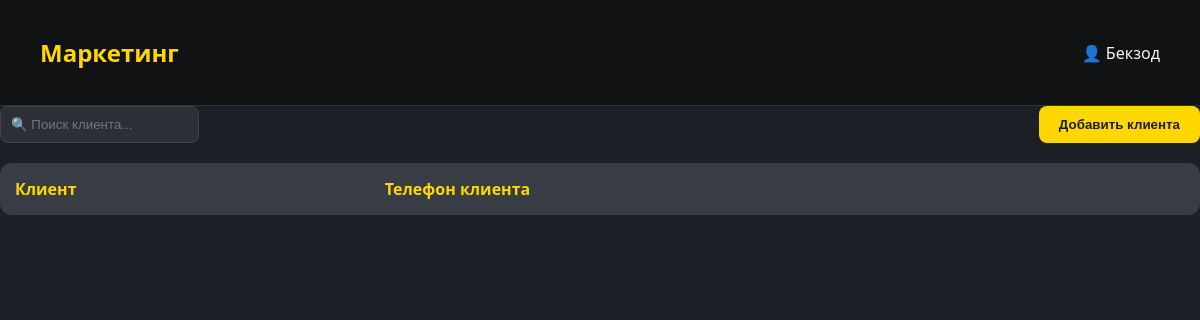
/marketing/ (signed in), run on an earlier commit of the app's database.
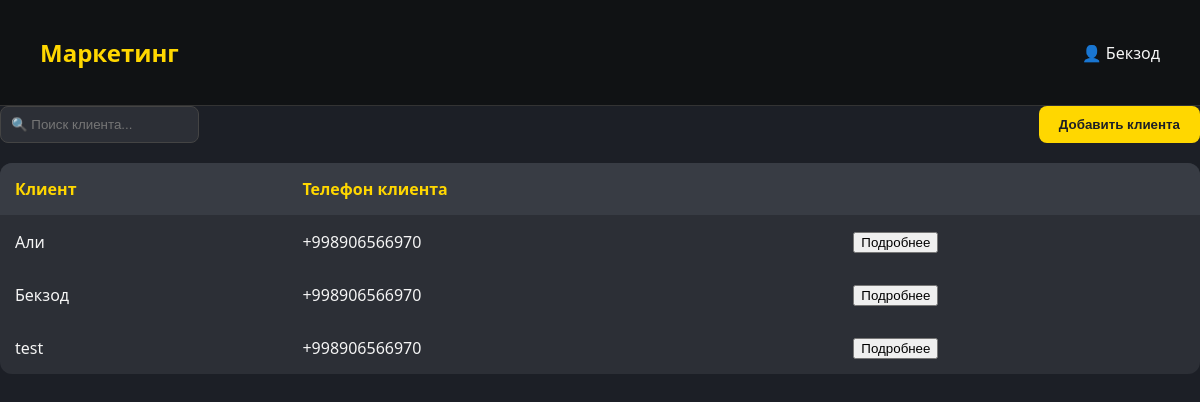
And on a later commit of the database.
### backend/models.py (models this page shows, shortened)
class Social_clients(models.Model):
    profile = models.ForeignKey(
        'Profile', on_delete=models.CASCADE, related_name='social_client', verbose_name="Профиль"
    )
    client_name=models.CharField(max_length=100)
    phone=PhoneNumberField(null=True, blank=True, default=None)
    comment=models.CharField(max_length=255,null=True, blank=True, default=None)
    order=models.OneToOneField("Orders", on_delete=models.CASCADE, related_name='marketing',null=True)

### backend/views.py (the view, shortened to what this page needs)
# urls.py: path('marketing/',views.MarketingClietView.as_view(),name='marketing'),
class MarketingClietView(LoginRequiredMixin,TemplateView):
   template_name = 'marketing.html'
   login_url = reverse_lazy('login')
   def get_context_data(self, *, object_list=None, **kwargs):
      context = super().get_context_data(**kwargs)
      search = self.request.GET.get('search')
      profile=self.request.user.profile
      if search:
         context['profile'] = Social_clients.objects.filter(profile=profile,client_name__icontains=search).select_related('order')
      else:
         context['profile'] = Social_clients.objects.filter(profile=profile).select_related('order')
      return context

### backend/templates/marketing.html (shortened to what this page needs)
{% if request.user.profile.approve %}
<!DOCTYPE html>
<html lang="ru">
<head>
</head>
<body>
  <header>
    <h1>Маркетинг</h1>
    <div>👤 {{request.user.profile.name}}</div>
  </header>
    <div class="top-bar">
     <form action="" method="GET">
      <input type="text" name="search" placeholder="🔍 Поиск клиента...">
       </form>
        <button onclick="window.location.href='{% url 'marketing_add' %}'">Добавить клиента</button>
    </div>
     <div id="individual-fields">
    <table>
      <thead>
        <tr>
          <th>Клиент</th>
          <th>Телефон клиента</th>
          <th></th>
        </tr>
      </thead>
      {% for item in profile %}
      <tbody>
        <tr>
          <td>{{item.client_name}}</td>
          <td>{{item.phone}}</td>
            <td><div>
                <button onclick="window.location.href='{% url 'marketing_detail' item.pk %}'">Подробнее</button>
            </div></td>
        </tr>
      </tbody>
      {% endfor %}
       </table>
      </div>
</body>
</html>
{% else %}
{% include 'waiting.html' %}
{% endif %}

What changed in the data, as far as the page shows it:
added Social_clients: client_name "Али", phone "+998906566970"
added Social_clients: client_name "Бекзод", phone "+998906566970"
added Social_clients: client_name "test", phone "+998906566970"
